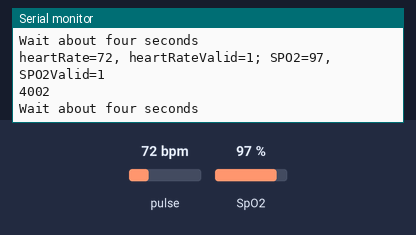
Bench run of a sketch on a simulated Arduino Uno, built with avr-gcc and run on an emulated ATmega328P. On the bench: the last lines printed to the serial monitor. The test bench sets the inputs (shaded band); at power-on: pulse 72 bpm, SpO2 97 %.

Above: at 8.8 s.
8.9 s: pulse set to 42 bpm
At 12.9 s:
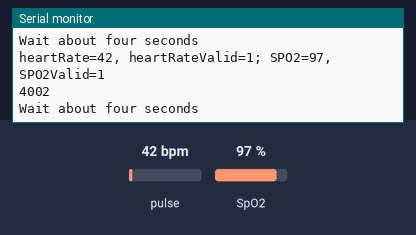
14.9 s: SpO2 set to 80 %
At 17.2 s:
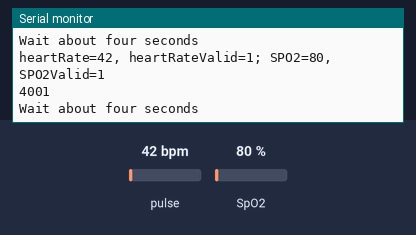
20.9 s: pulse set to 70 bpm
At 24.7 s:
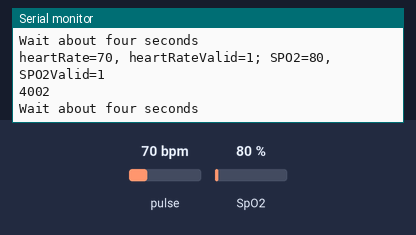
Timing chart, 0 to 26.2 s (numbered marks = the images above; inputs shaded):
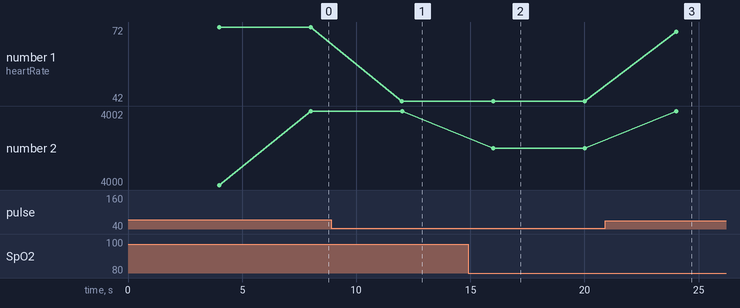

The sketch:

max30102.ino
```cpp
#include <DFRobot_MAX30102.h>

DFRobot_MAX30102 particleSensor;

void setup()
{

  Serial.begin(115200);

  while (!particleSensor.begin()) {
    Serial.println("MAX30102 was not found");
    delay(1000);
  }

  particleSensor.sensorConfiguration(/*ledBrightness=*/50, /*sampleAverage=*/SAMPLEAVG_4, \
                        /*ledMode=*/MODE_MULTILED, /*sampleRate=*/SAMPLERATE_100, \
                        /*pulseWidth=*/PULSEWIDTH_411, /*adcRange=*/ADCRANGE_16384);
}

int32_t SPO2; //SPO2
int8_t SPO2Valid; //Flag to display if SPO2 calculation is valid
int32_t heartRate; //Heart-rate
int8_t heartRateValid; //Flag to display if heart-rate calculation is valid

void loop()
{
  long start = millis();
  //Serial.println(start);
  Serial.println(F("Wait about four seconds"));
  particleSensor.heartrateAndOxygenSaturation(/**SPO2=*/&SPO2, /**SPO2Valid=*/&SPO2Valid, /**heartRate=*/&heartRate, /**heartRateValid=*/&heartRateValid);

  Serial.print(F("heartRate="));
  Serial.print(heartRate, DEC);
  Serial.print(F(", heartRateValid="));
  Serial.print(heartRateValid, DEC);
  Serial.print(F("; SPO2="));
  Serial.print(SPO2, DEC);
  Serial.print(F(", SPO2Valid="));
  Serial.println(SPO2Valid, DEC);
  Serial.println(millis() - start);
}
```

Measured:
- after the input at 8.9 s, the serial monitor: prints a new line after 3.1 s (image 1)
- after the input at 14.9 s, the serial monitor: prints a new line after 1.1 s (image 2)
- after the input at 20.9 s, the serial monitor: prints a new line after 3.1 s (image 3)
- plotted number 1: 72 → 42 after the input at 8.9 s, 42 → 70 after the input at 20.9 s
